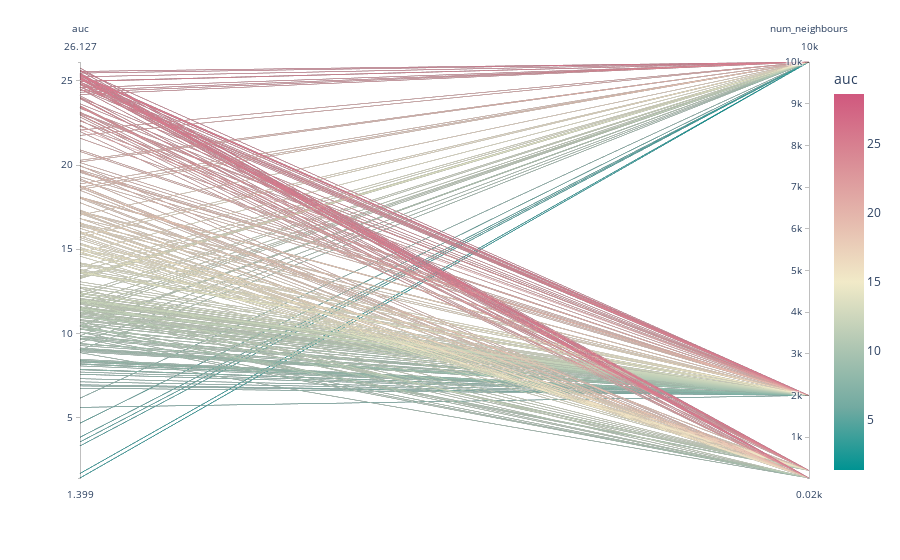

Notebook code for this chart:
### Code cell
import plotly.express as px

fig = px.parallel_coordinates(
    plot_data, 
    color="auc", 
    dimensions=[
        "auc",
        # "subset_size",
        "num_neighbours",
        # "num_anchors",
        # "anchor_strategy",
        # "positive_budget",
        # "retriever",
    ],
    color_continuous_scale=px.colors.diverging.Tealrose,
    color_continuous_midpoint=15,
)
fig.show()

### Figure 1 — Plotly figure (JSON) as saved in the notebook; plotly's stock layout.template omitted (floating-point values rounded to 4 significant figures; data arrays with more than 128 entries replaced by an {"elided": "..."} marker saying what was removed)
{"data": [{"dimensions": [{"label": "auc", "values": {"elided": "20498 float values"}}, {"label": "num_neighbours", "values": {"elided": "20498 int values"}}], "domain": {"x": [0, 1], "y": [0, 1]}, "line": {"color": {"elided": "20498 float values"}, "coloraxis": "coloraxis"}, "name": "", "type": "parcoords"}], "layout": {"coloraxis": {"cmid": 15, "colorbar": {"title": {"text": "auc"}}, "colorscale": [[0, "rgb(0, 147, 146)"], [0.1667, "rgb(114, 170, 161)"], [0.3333, "rgb(177, 199, 179)"], [0.5, "rgb(241, 234, 200)"], [0.6667, "rgb(229, 185, 173)"], [0.8333, "rgb(217, 137, 148)"], [1, "rgb(208, 88, 126)"]]}, "legend": {"tracegroupgap": 0}, "margin": {"t": 60}}}
